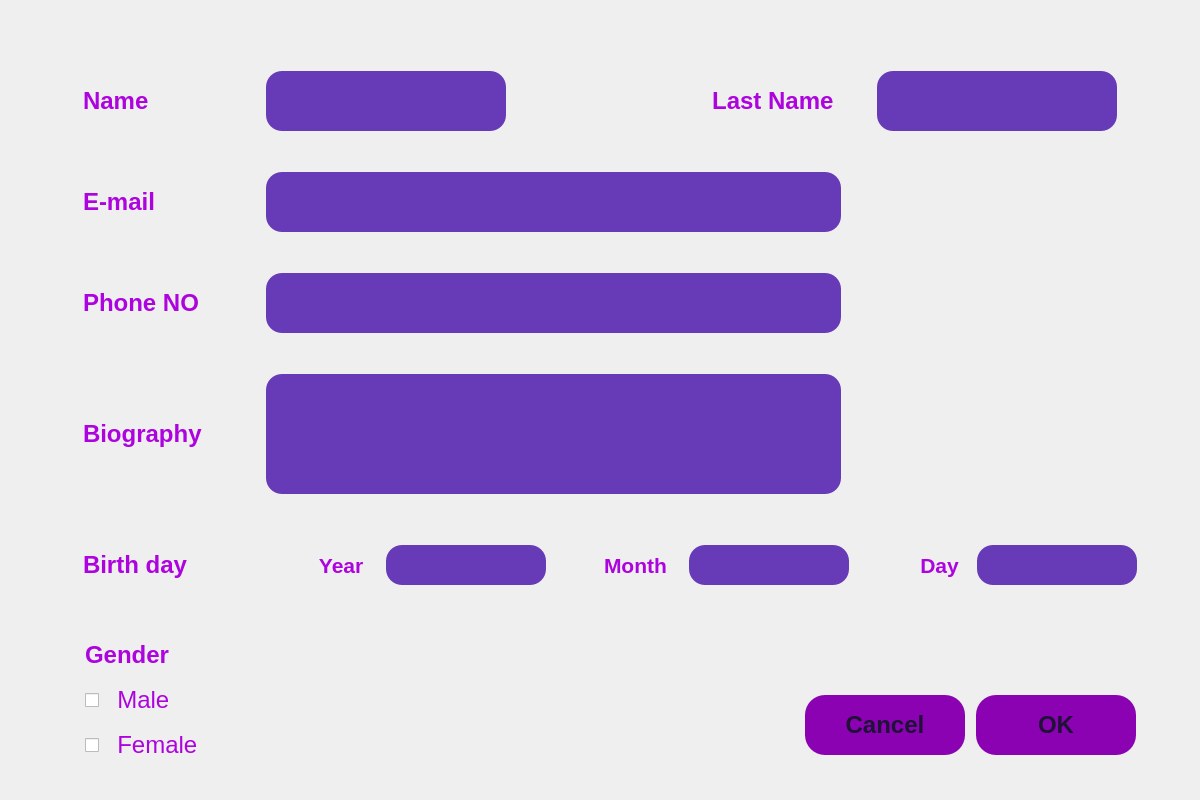
<?xml version="1.0" encoding="UTF-8"?>
<ui version="4.0">
 <class>get_information</class>
 <widget class="QWidget" name="get_information">
  <property name="geometry">
   <rect>
    <x>0</x>
    <y>0</y>
    <width>1200</width>
    <height>800</height>
   </rect>
  </property>
  <property name="minimumSize">
   <size>
    <width>1200</width>
    <height>800</height>
   </size>
  </property>
  <property name="windowTitle">
   <string>Get Information</string>
  </property>
  <property name="styleSheet">
   <string notr="true">get_information
{
	background-color:#0a0612;
}
QPushButton
{
	background-color:#8a02b2;
	color:#1f1137;
	border-radius:20px;
}
QPushButton:hover
{
	background-color:#341d5c;
	color: #ffffff;
}
QLabel
{
	color:#ad03de;
}
QLineEdit
{
	background-color:#673ab7;
	color:#ffffff;
	border-radius:16px;
}
QLineEdit:hover
{
	background-color:#5d34a5;
}
QPlainTextEdit
{
	color:#ffffff;
	background-color:#3e236e;
	border-radius:12px;
}
QCheckBox
{
	color:#ad03de;
}</string>
  </property>
  <widget class="QWidget" name="horizontalLayoutWidget">
   <property name="geometry">
    <rect>
     <x>800</x>
     <y>670</y>
     <width>341</width>
     <height>111</height>
    </rect>
   </property>
   <layout class="QHBoxLayout" name="horizontalLayout">
    <item>
     <widget class="QPushButton" name="btn_cancel">
      <property name="minimumSize">
       <size>
        <width>160</width>
        <height>60</height>
       </size>
      </property>
      <property name="maximumSize">
       <size>
        <width>160</width>
        <height>60</height>
       </size>
      </property>
      <property name="font">
       <font>
        <pointsize>18</pointsize>
        <weight>75</weight>
        <bold>true</bold>
       </font>
      </property>
      <property name="text">
       <string>Cancel</string>
      </property>
     </widget>
    </item>
    <item>
     <widget class="QPushButton" name="btn_ok">
      <property name="minimumSize">
       <size>
        <width>160</width>
        <height>60</height>
       </size>
      </property>
      <property name="maximumSize">
       <size>
        <width>160</width>
        <height>60</height>
       </size>
      </property>
      <property name="font">
       <font>
        <pointsize>18</pointsize>
        <weight>75</weight>
        <bold>true</bold>
       </font>
      </property>
      <property name="text">
       <string>OK</string>
      </property>
     </widget>
    </item>
   </layout>
  </widget>
  <widget class="QWidget" name="gridLayoutWidget">
   <property name="geometry">
    <rect>
     <x>70</x>
     <y>50</y>
     <width>1081</width>
     <height>571</height>
    </rect>
   </property>
   <layout class="QGridLayout" name="gridLayout">
    <property name="horizontalSpacing">
     <number>10</number>
    </property>
    <property name="verticalSpacing">
     <number>20</number>
    </property>
    <item row="0" column="2">
     <widget class="QLabel" name="label_lastname">
      <property name="font">
       <font>
        <pointsize>18</pointsize>
        <weight>75</weight>
        <bold>true</bold>
       </font>
      </property>
      <property name="text">
       <string>                    Last Name</string>
      </property>
     </widget>
    </item>
    <item row="0" column="3">
     <widget class="QLineEdit" name="le_lastname">
      <property name="minimumSize">
       <size>
        <width>240</width>
        <height>60</height>
       </size>
      </property>
      <property name="maximumSize">
       <size>
        <width>240</width>
        <height>60</height>
       </size>
      </property>
      <property name="font">
       <font>
        <pointsize>18</pointsize>
       </font>
      </property>
     </widget>
    </item>
    <item row="2" column="1" colspan="2">
     <widget class="QLineEdit" name="le_phonenumber">
      <property name="minimumSize">
       <size>
        <width>575</width>
        <height>60</height>
       </size>
      </property>
      <property name="maximumSize">
       <size>
        <width>575</width>
        <height>60</height>
       </size>
      </property>
      <property name="font">
       <font>
        <pointsize>18</pointsize>
       </font>
      </property>
     </widget>
    </item>
    <item row="0" column="0">
     <widget class="QLabel" name="label_name">
      <property name="minimumSize">
       <size>
        <width>160</width>
        <height>60</height>
       </size>
      </property>
      <property name="maximumSize">
       <size>
        <width>160</width>
        <height>60</height>
       </size>
      </property>
      <property name="font">
       <font>
        <pointsize>18</pointsize>
        <weight>75</weight>
        <bold>true</bold>
       </font>
      </property>
      <property name="text">
       <string>Name</string>
      </property>
     </widget>
    </item>
    <item row="1" column="1" colspan="2">
     <widget class="QLineEdit" name="le_email">
      <property name="minimumSize">
       <size>
        <width>575</width>
        <height>60</height>
       </size>
      </property>
      <property name="maximumSize">
       <size>
        <width>575</width>
        <height>60</height>
       </size>
      </property>
      <property name="font">
       <font>
        <pointsize>18</pointsize>
       </font>
      </property>
     </widget>
    </item>
    <item row="3" column="0">
     <widget class="QLabel" name="label_2">
      <property name="minimumSize">
       <size>
        <width>160</width>
        <height>120</height>
       </size>
      </property>
      <property name="maximumSize">
       <size>
        <width>160</width>
        <height>120</height>
       </size>
      </property>
      <property name="font">
       <font>
        <pointsize>18</pointsize>
        <weight>75</weight>
        <bold>true</bold>
       </font>
      </property>
      <property name="text">
       <string>Biography</string>
      </property>
     </widget>
    </item>
    <item row="0" column="1">
     <widget class="QLineEdit" name="le_name">
      <property name="minimumSize">
       <size>
        <width>240</width>
        <height>60</height>
       </size>
      </property>
      <property name="maximumSize">
       <size>
        <width>240</width>
        <height>60</height>
       </size>
      </property>
      <property name="font">
       <font>
        <pointsize>18</pointsize>
       </font>
      </property>
     </widget>
    </item>
    <item row="2" column="0">
     <widget class="QLabel" name="label_phonenumber">
      <property name="minimumSize">
       <size>
        <width>160</width>
        <height>60</height>
       </size>
      </property>
      <property name="maximumSize">
       <size>
        <width>160</width>
        <height>60</height>
       </size>
      </property>
      <property name="font">
       <font>
        <pointsize>18</pointsize>
        <weight>75</weight>
        <bold>true</bold>
       </font>
      </property>
      <property name="text">
       <string>Phone NO</string>
      </property>
     </widget>
    </item>
    <item row="1" column="0">
     <widget class="QLabel" name="label_email">
      <property name="minimumSize">
       <size>
        <width>160</width>
        <height>60</height>
       </size>
      </property>
      <property name="maximumSize">
       <size>
        <width>160</width>
        <height>60</height>
       </size>
      </property>
      <property name="font">
       <font>
        <pointsize>18</pointsize>
        <weight>75</weight>
        <bold>true</bold>
       </font>
      </property>
      <property name="text">
       <string>E-mail</string>
      </property>
     </widget>
    </item>
    <item row="4" column="0">
     <widget class="QLabel" name="label_birthday">
      <property name="minimumSize">
       <size>
        <width>160</width>
        <height>60</height>
       </size>
      </property>
      <property name="maximumSize">
       <size>
        <width>160</width>
        <height>60</height>
       </size>
      </property>
      <property name="font">
       <font>
        <pointsize>18</pointsize>
        <weight>75</weight>
        <bold>true</bold>
       </font>
      </property>
      <property name="text">
       <string>Birth day</string>
      </property>
     </widget>
    </item>
    <item row="4" column="1">
     <layout class="QHBoxLayout" name="horizontalLayout_2">
      <property name="spacing">
       <number>0</number>
      </property>
      <property name="leftMargin">
       <number>20</number>
      </property>
      <item>
       <widget class="QLabel" name="label_year">
        <property name="minimumSize">
         <size>
          <width>80</width>
          <height>40</height>
         </size>
        </property>
        <property name="maximumSize">
         <size>
          <width>80</width>
          <height>40</height>
         </size>
        </property>
        <property name="font">
         <font>
          <pointsize>16</pointsize>
          <weight>75</weight>
          <bold>true</bold>
         </font>
        </property>
        <property name="text">
         <string>    Year</string>
        </property>
       </widget>
      </item>
      <item>
       <widget class="QLineEdit" name="le_year">
        <property name="minimumSize">
         <size>
          <width>160</width>
          <height>40</height>
         </size>
        </property>
        <property name="maximumSize">
         <size>
          <width>160</width>
          <height>40</height>
         </size>
        </property>
        <property name="font">
         <font>
          <pointsize>18</pointsize>
         </font>
        </property>
       </widget>
      </item>
     </layout>
    </item>
    <item row="4" column="2">
     <layout class="QHBoxLayout" name="horizontalLayout_3">
      <property name="spacing">
       <number>0</number>
      </property>
      <property name="leftMargin">
       <number>20</number>
      </property>
      <item>
       <widget class="QLabel" name="label_month">
        <property name="minimumSize">
         <size>
          <width>80</width>
          <height>40</height>
         </size>
        </property>
        <property name="maximumSize">
         <size>
          <width>80</width>
          <height>40</height>
         </size>
        </property>
        <property name="font">
         <font>
          <pointsize>16</pointsize>
          <weight>75</weight>
          <bold>true</bold>
         </font>
        </property>
        <property name="text">
         <string>Month</string>
        </property>
       </widget>
      </item>
      <item>
       <widget class="QLineEdit" name="le_month">
        <property name="minimumSize">
         <size>
          <width>160</width>
          <height>40</height>
         </size>
        </property>
        <property name="maximumSize">
         <size>
          <width>160</width>
          <height>40</height>
         </size>
        </property>
        <property name="font">
         <font>
          <pointsize>18</pointsize>
         </font>
        </property>
       </widget>
      </item>
     </layout>
    </item>
    <item row="4" column="3">
     <layout class="QHBoxLayout" name="horizontalLayout_4">
      <property name="spacing">
       <number>0</number>
      </property>
      <property name="leftMargin">
       <number>20</number>
      </property>
      <item>
       <widget class="QLabel" name="label_day">
        <property name="minimumSize">
         <size>
          <width>80</width>
          <height>40</height>
         </size>
        </property>
        <property name="maximumSize">
         <size>
          <width>80</width>
          <height>40</height>
         </size>
        </property>
        <property name="font">
         <font>
          <pointsize>16</pointsize>
          <weight>75</weight>
          <bold>true</bold>
         </font>
        </property>
        <property name="text">
         <string>    Day</string>
        </property>
       </widget>
      </item>
      <item>
       <widget class="QLineEdit" name="le_day">
        <property name="minimumSize">
         <size>
          <width>160</width>
          <height>40</height>
         </size>
        </property>
        <property name="maximumSize">
         <size>
          <width>160</width>
          <height>40</height>
         </size>
        </property>
        <property name="font">
         <font>
          <pointsize>18</pointsize>
         </font>
        </property>
       </widget>
      </item>
     </layout>
    </item>
    <item row="3" column="1" colspan="2">
     <widget class="QLineEdit" name="le_biography">
      <property name="minimumSize">
       <size>
        <width>575</width>
        <height>120</height>
       </size>
      </property>
      <property name="maximumSize">
       <size>
        <width>575</width>
        <height>120</height>
       </size>
      </property>
      <property name="font">
       <font>
        <pointsize>18</pointsize>
       </font>
      </property>
     </widget>
    </item>
   </layout>
  </widget>
  <widget class="QWidget" name="verticalLayoutWidget">
   <property name="geometry">
    <rect>
     <x>70</x>
     <y>630</y>
     <width>261</width>
     <height>151</height>
    </rect>
   </property>
   <layout class="QVBoxLayout" name="verticalLayout">
    <property name="spacing">
     <number>0</number>
    </property>
    <property name="leftMargin">
     <number>15</number>
    </property>
    <property name="topMargin">
     <number>0</number>
    </property>
    <property name="bottomMargin">
     <number>10</number>
    </property>
    <item>
     <widget class="QLabel" name="label_gender">
      <property name="minimumSize">
       <size>
        <width>160</width>
        <height>40</height>
       </size>
      </property>
      <property name="maximumSize">
       <size>
        <width>160</width>
        <height>40</height>
       </size>
      </property>
      <property name="font">
       <font>
        <pointsize>18</pointsize>
        <weight>75</weight>
        <bold>true</bold>
       </font>
      </property>
      <property name="text">
       <string>Gender</string>
      </property>
     </widget>
    </item>
    <item>
     <widget class="QCheckBox" name="checkBox_male">
      <property name="minimumSize">
       <size>
        <width>160</width>
        <height>40</height>
       </size>
      </property>
      <property name="maximumSize">
       <size>
        <width>160</width>
        <height>40</height>
       </size>
      </property>
      <property name="font">
       <font>
        <pointsize>18</pointsize>
       </font>
      </property>
      <property name="text">
       <string>  Male</string>
      </property>
     </widget>
    </item>
    <item>
     <widget class="QCheckBox" name="checkBox_female">
      <property name="minimumSize">
       <size>
        <width>160</width>
        <height>40</height>
       </size>
      </property>
      <property name="maximumSize">
       <size>
        <width>160</width>
        <height>40</height>
       </size>
      </property>
      <property name="font">
       <font>
        <pointsize>18</pointsize>
       </font>
      </property>
      <property name="text">
       <string>  Female</string>
      </property>
     </widget>
    </item>
   </layout>
  </widget>
 </widget>
 <resources/>
 <connections/>
</ui>
